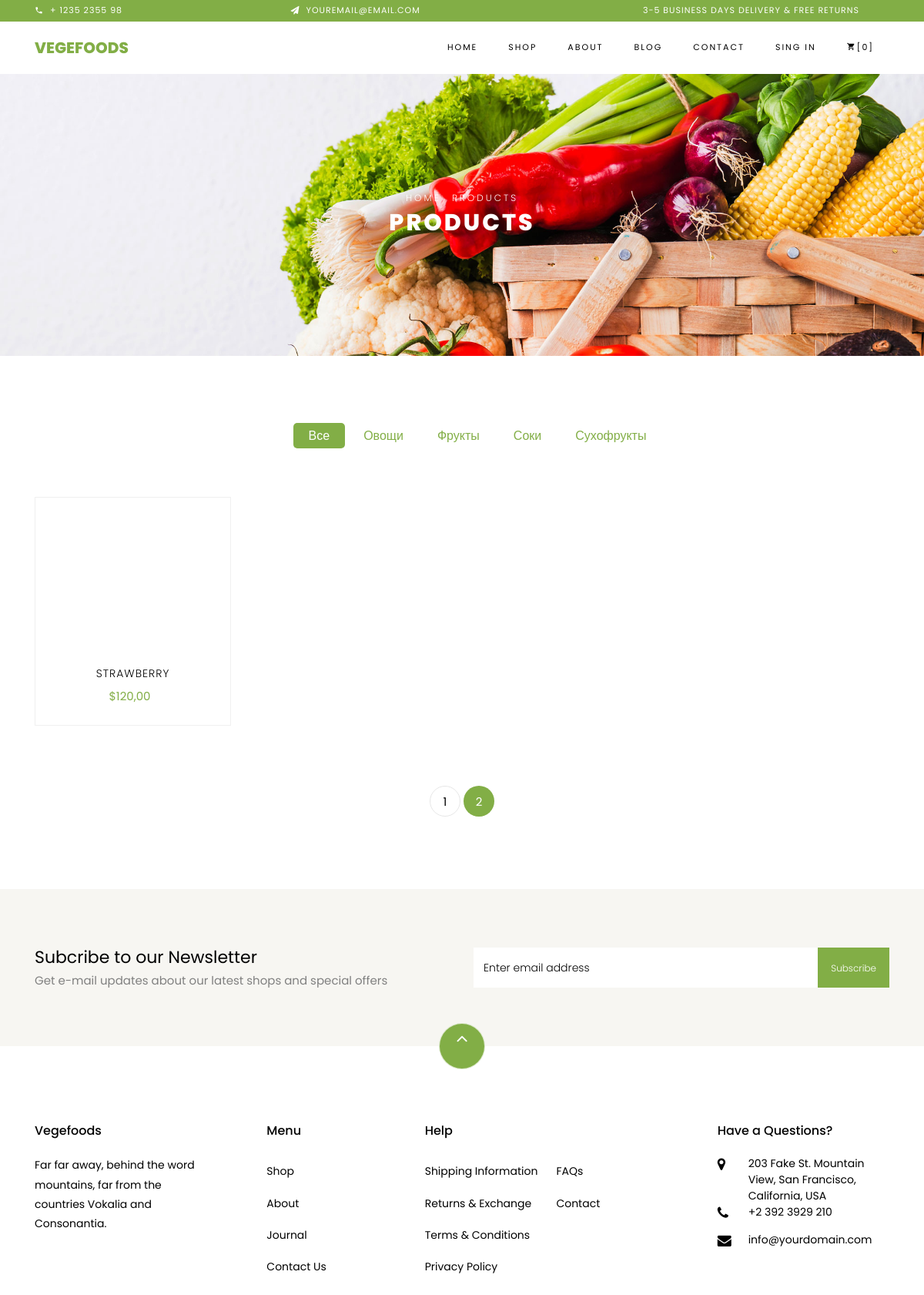
Screenshot of /shop/?page=2 with the database file from the repository.
### store/models.py (models this page shows, shortened)
class Category(models.Model):
    title = models.CharField(max_length=255, verbose_name='Название')
    slug = models.SlugField(unique=True, null=True)
    class Meta:
        verbose_name = 'Категория'
        verbose_name_plural = 'Категории'

class Product(models.Model):
    title = models.CharField(max_length=255, verbose_name='Название')
    description = models.TextField(default='', verbose_name='Описание')
    slug = models.SlugField(unique=True, null=True)
    inventory = models.IntegerField(default=0, verbose_name='На складе')
    sold = models.IntegerField(default=0, verbose_name='Продано')
    rating = models.FloatField(default=0, verbose_name='Рэйтинг')
    price = models.DecimalField(max_digits=10, decimal_places=2, verbose_name='Цена')
    created_at = models.DateTimeField(auto_now_add=True, verbose_name='Дата добавления')
    category = models.ForeignKey(Category, on_delete=models.CASCADE, verbose_name='Категория',
                                 related_name='products')
    def get_absolute_url(self):
        return reverse('product', kwargs={'slug': self.slug})
    def get_first_photo(self):
        if self.photos:
            try:
                return self.photos.first().image.url
            except:
                return 'https://themewagon.github.io/vegefoods/images/product-1.jpg'
        else:
            return 'https://themewagon.github.io/vegefoods/images/product-1.jpg'
    class Meta:
        verbose_name = 'Товар'
        verbose_name_plural = 'Товары'

### store/views.py (the view)
# urls.py: path('shop/', ShopPageView.as_view(), name='shop'),
class ShopPageView(ListView):
    model = Product
    paginate_by = 1
    context_object_name = 'products'
    template_name = 'store/shop.html'
    extra_context = {
        'title': 'products',
        'title2': 'PRODUCTS'
    }
    def get_queryset(self):
        category__slug = self.request.GET.get('category')
        if category__slug:
            products = Product.objects.filter(category__slug=category__slug)
            return products
        return Product.objects.all()

### store/templatetags/store_tags.py (called while the page is built)
@register.simple_tag()
def get_categories():
    return Category.objects.all()

@register.simple_tag(takes_context=True)
def url_replace(context, **kwargs):
    query = context['request'].GET.copy()
    if query.get('page'):
        query.pop('page')
    query.update(kwargs)
    return query.urlencode()

### store/templates/store/shop.html (shortened to what this page needs)
{% extends 'base.html' %}
{% load static %}
{% block slider %}
<div class="hero-wrap hero-bread" style="background-image: url('{% static 'store/images/bg_1.jpg' %}');">
      <div class="container">
        <div class="row no-gutters slider-text align-items-center justify-content-center">
          <div class="col-md-9 ftco-animate text-center">
          	<p class="breadcrumbs"><span class="mr-2"><a href="{% url 'index' %}">Home</a></span> <span>{{ title }}</span></p>
            <h1 class="mb-0 bread">{{ title2 }}</h1>
          </div>
        </div>
      </div>
    </div>
{% endblock slider %}
{% block main %}
    <section class="ftco-section">
    	<div class="container">
    		<div class="row justify-content-center">
    			<div class="col-md-10 mb-5 text-center">
					{% include 'store/components/shop/_product_category.html' %}
    			</div>
    		</div>
    		<div class="row">
				{% for product in products %}
					{% include 'store/components/_product_card.html' %}
				{% endfor %}
    		</div>
			{% include 'store/components/shop/_pagination.html' %}
    	</div>
    </section>
		{% include 'store/components/_email.html' %}
{% endblock main %}

### store/templates/store/components/shop/_product_category.html
{% load store_tags %}
<ul class="product-category">
    {% get_categories as categories %}
    <li><a href="{% url 'shop' %}" class="{% if not request.GET.category %}{{ 'active' }}{% endif %}">Все</a></li>
    {% for category in categories %}
    <li><a href="?category={{ category.slug }}" class="{% if request.GET.category == category.slug %}{{ 'active' }}{% endif %}">{{ category.title }}</a></li>
    {% endfor %}
</ul>

### store/templates/store/components/_product_card.html (shortened to what this page needs)
<div class="col-md-6 col-lg-3 ftco-animate">
                <div class="product">
                    <a href="{{ product.get_absolute_url }}" class="img-prod"><img class="img-fluid" src="{{ product.get_first_photo }}"
                    </a>
                    <div class="text py-3 pb-4 px-3 text-center">
                        <h3><a href="#">{{ product.title }}</a></h3>
                        <div class="d-flex">
                            <div class="pricing">
                                <p class="price"><span class="mr-2">${{ product.price }}</span>
                                </p>
                            </div>
                        </div>
                    </div>
                </div>
            </div>

### rows the page displays
Category: title "Овощи"
Category: title "Фрукты"
Category: title "Соки"
Category: title "Сухофрукты"
Product: title "STRAWBERRY", price "120,00"

### other values shown
{{ title }} "PRODUCTS"
{{ title2 }} "PRODUCTS"
{{ page }} "1"
{{ page }} "2"
